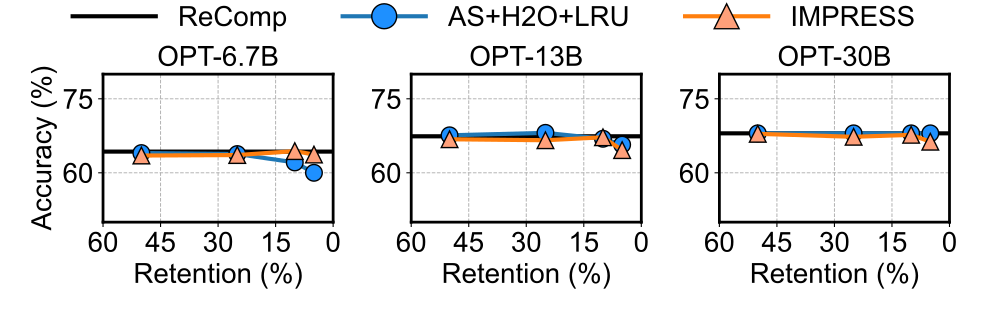

Reproduce this figure in Python.
import matplotlib.pyplot as plt
import matplotlib as mpl
import matplotlib.ticker as ticker
import os

# 全局设置字体为 Arial，字体大小为 14（可以根据需要调整）
mpl.rcParams['font.family'] = 'Arial'
mpl.rcParams['font.size'] = 20



# 数据定义
# OPT-6.7b
# recomp
x11 = [60, 50, 25, 10, 5, 0]
y11 = [64.3, 64.3, 64.3, 64.3, 64.3, 64.3]
# as+h2o
x12 = [50, 25, 10, 5]
y12 = [64, 63.8, 62.1, 60]
# ours
x13 = [50, 25, 10, 5]
y13 = [63.5, 63.6, 64.4, 63.7]

# OPT-13b
# recomp
x21 = [60, 50, 25, 10, 5, 0]
y21 = [67.4, 67.4, 67.4, 67.4, 67.4, 67.4]
# as+h2o
x22 = [50, 25, 10, 5]
y22 = [67.6, 68.1, 66.9, 65.7]
# ours
x23 = [50, 25, 10, 5]
y23 = [66.8, 66.6, 67.2, 64.6]

# OPT-30b
# recomp
x31 = [60, 50, 25, 10, 5, 0]
y31 = [68, 68, 68, 68, 68, 68]
# as+h2o
x32 = [50, 25, 10, 5]
y32 = [68, 68, 68, 68]
# ours
x33 = [50, 25, 10, 5]
y33 = [67.9, 67.3, 67.7, 66.3]


# 开始绘图
# fig, axes = plt.subplots(1, 3, figsize=(12, 4), sharey=True)
fig, axes = plt.subplots(1, 3, figsize=(12 * 3.3 / 4, 3.2), sharey=False)

# 让 x 轴从大到小排列
for ax in axes:
    ax.invert_xaxis()


markersize = 12
linewidth = 3
fontsize = 20

# 第一个子图
axes[0].plot(x11, y11, 'k-', label='ReComp', linewidth=linewidth)  # 黑色线，不加点
axes[0].plot(x12, y12, 'o-', label='AS', linewidth=linewidth, markersize=markersize, markeredgecolor='k', markerfacecolor='dodgerblue')  # 蓝色线，带黑色边框的点
axes[0].plot(x13, y13, '^-', label='AS+H2O', linewidth=linewidth, markersize=markersize, markeredgecolor='k', markerfacecolor='lightsalmon')  # 红色线，带黑色边框的点
axes[0].set_title('OPT-6.7B', fontsize=fontsize)
axes[0].set_xlabel('Retention (%)')
axes[0].set_ylabel('Accuracy (%)')

# 第二个子图
axes[1].plot(x21, y21, 'k-', label='ReComp', linewidth=linewidth)  # 黑色线，不加点
axes[1].plot(x22, y22, 'o-', label='AS', linewidth=linewidth, markersize=markersize, markeredgecolor='k', markerfacecolor='dodgerblue')  # 蓝色线，带黑色边框的点
axes[1].plot(x23, y23, '^-', label='AS+H2O', linewidth=linewidth, markersize=markersize, markeredgecolor='k', markerfacecolor='lightsalmon')  # 红色线，带黑色边框的点
axes[1].set_title('OPT-13B', fontsize=fontsize)
axes[1].set_xlabel('Retention (%)')

# 第三个子图
axes[2].plot(x31, y31, 'k-', label='ReComp', linewidth=linewidth)  # 黑色线，不加点
axes[2].plot(x32, y32, 'o-', label='AS', linewidth=linewidth, markersize=markersize, markeredgecolor='k', markerfacecolor='dodgerblue')  # 蓝色线，带黑色边框的点
axes[2].plot(x33, y33, '^-', label='AS+H2O', linewidth=linewidth, markersize=markersize, markeredgecolor='k', markerfacecolor='lightsalmon')  # 红色线，带黑色边框的点
axes[2].set_title('OPT-30B', fontsize=fontsize)
axes[2].set_xlabel('Retention (%)')

# 调整布局和图例
# axes[0].legend()
axes[0].set_ylim(50, 80)
# x 轴刻度间隔
axes[0].xaxis.set_major_locator(ticker.MultipleLocator(15))  # 每隔 15 标记一个刻度
# y 轴刻度间隔
axes[0].yaxis.set_major_locator(ticker.MultipleLocator(15))
axes[1].set_ylim(50, 80)
axes[1].xaxis.set_major_locator(ticker.MultipleLocator(15))
axes[1].yaxis.set_major_locator(ticker.MultipleLocator(15))
axes[2].set_ylim(50, 80)
axes[2].xaxis.set_major_locator(ticker.MultipleLocator(15))
axes[2].yaxis.set_major_locator(ticker.MultipleLocator(15))


for ax in axes:
    ax.set_xlim(60, 0)
    # ax.legend()
    # 添加虚线网格
    ax.grid(True, linestyle='--', linewidth=0.7)  # 网格线样式为虚线，线宽为 0.7

# 创建一个统一的图例，横跨三个子图
# fig.legend(axes[0].get_lines(), ['ReComp', 'AS', 'AS+H2O'], loc='upper center', 
        #    bbox_to_anchor=(0.5, 1.08), ncol=3, frameon=False)
fig.legend(axes[0].get_lines(), ['ReComp', 'AS+H2O+LRU', 'IMPRESS'], loc='upper center', 
           bbox_to_anchor=(0.5, 1.06), ncol=3, frameon=False, fontsize=20, 
           markerscale=1.5, handlelength=3)
# plt.tight_layout(rect=[0, 0, 0, 3])
# 调整边距
# plt.subplots_adjust(left=0.1, bottom=0.1, right=0.9, top=0.9, wspace=0.4, hspace=0.4)



# 设置每个子图的外边框加粗
lwidth = 2
for ax in axes:
    ax.spines['top'].set_linewidth(lwidth)
    ax.spines['right'].set_linewidth(lwidth)
    ax.spines['bottom'].set_linewidth(lwidth)
    ax.spines['left'].set_linewidth(lwidth)

plt.tight_layout(rect=[0, 0, 1, 0.95])

# 获取当前 py 文件名并替换扩展名为 .png
filename = os.path.splitext(os.path.basename(__file__))[0] + '.pdf'
plt.savefig(filename)
